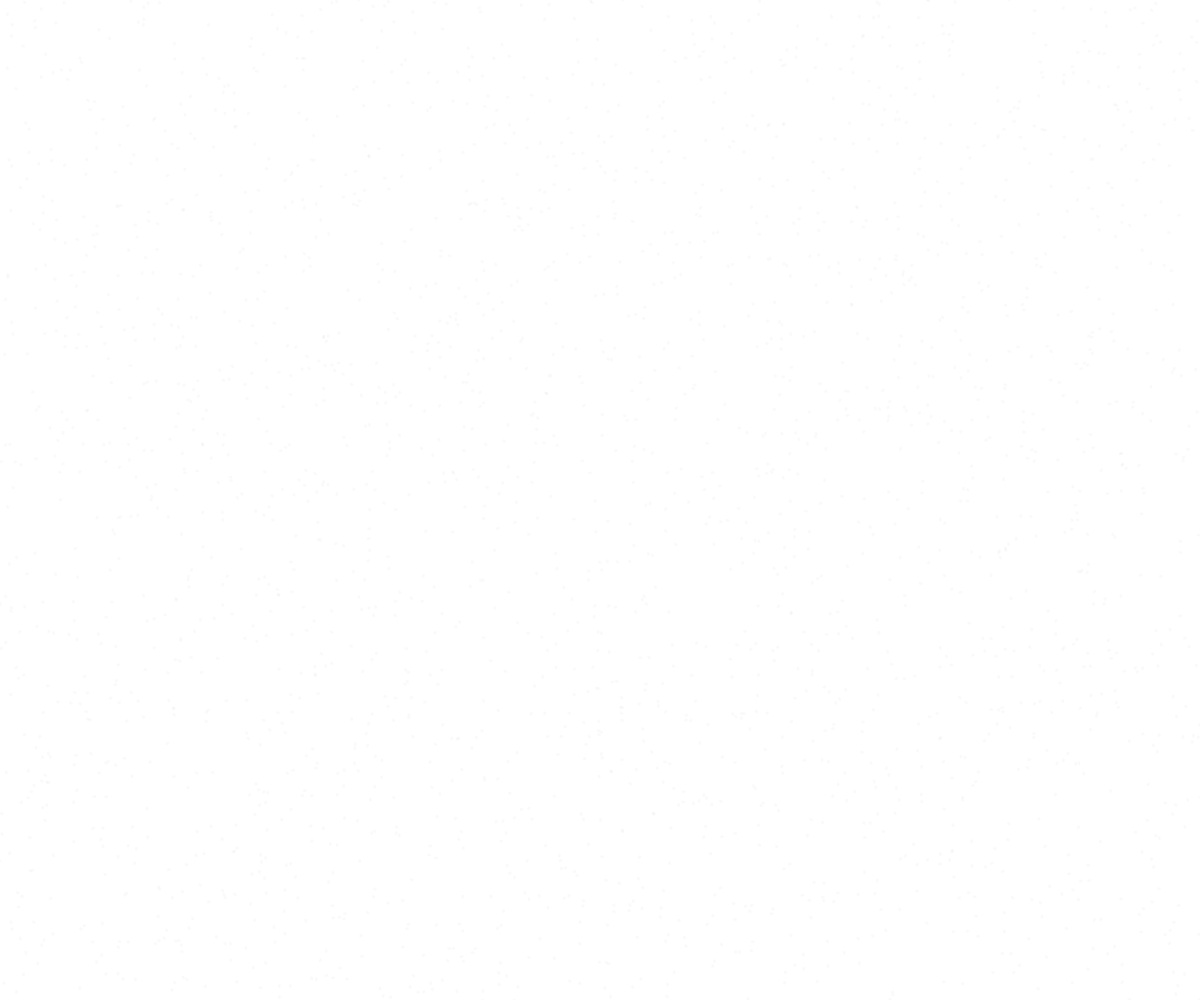
Frame 1 (no input)
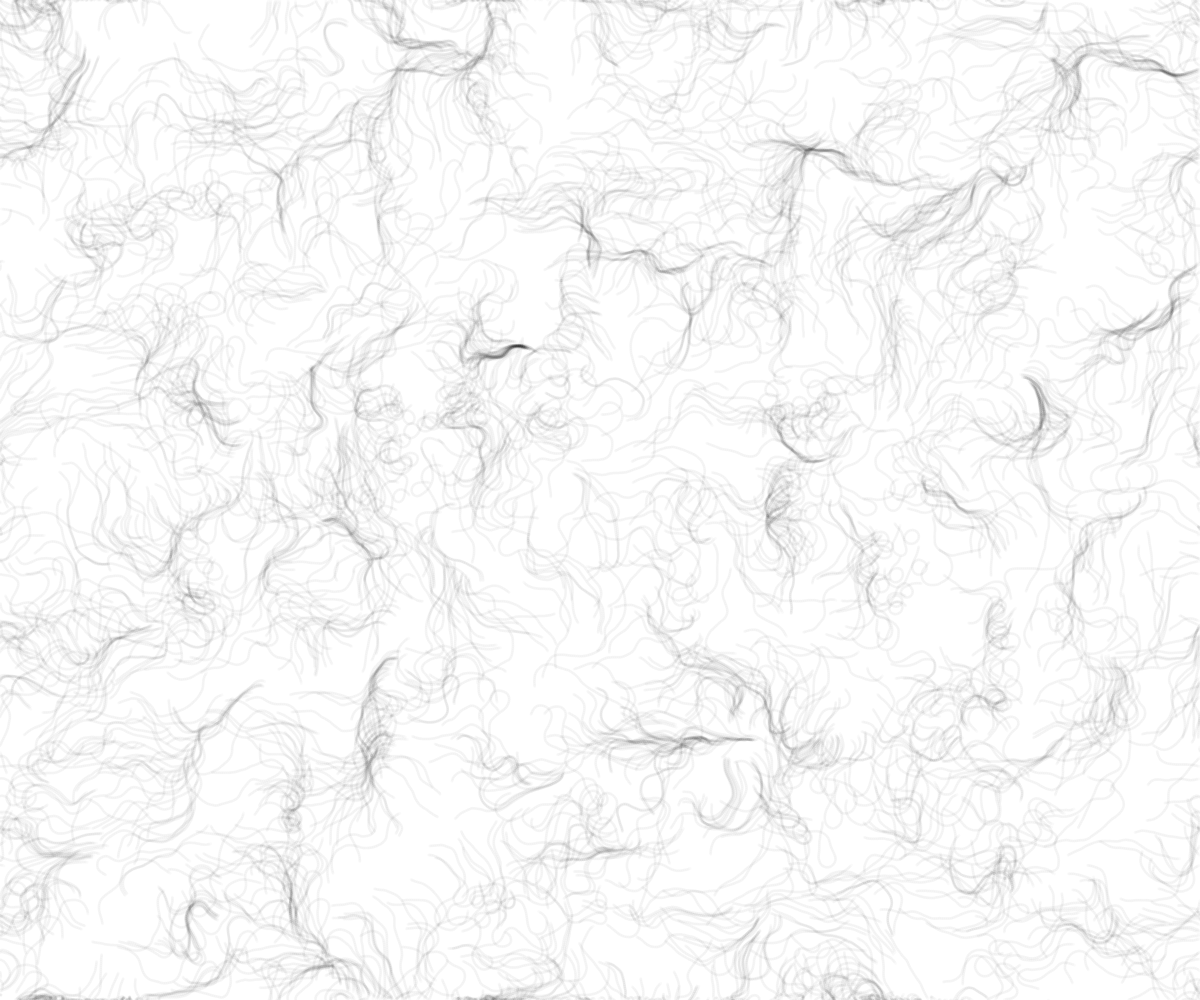
Frame 60 (no input)
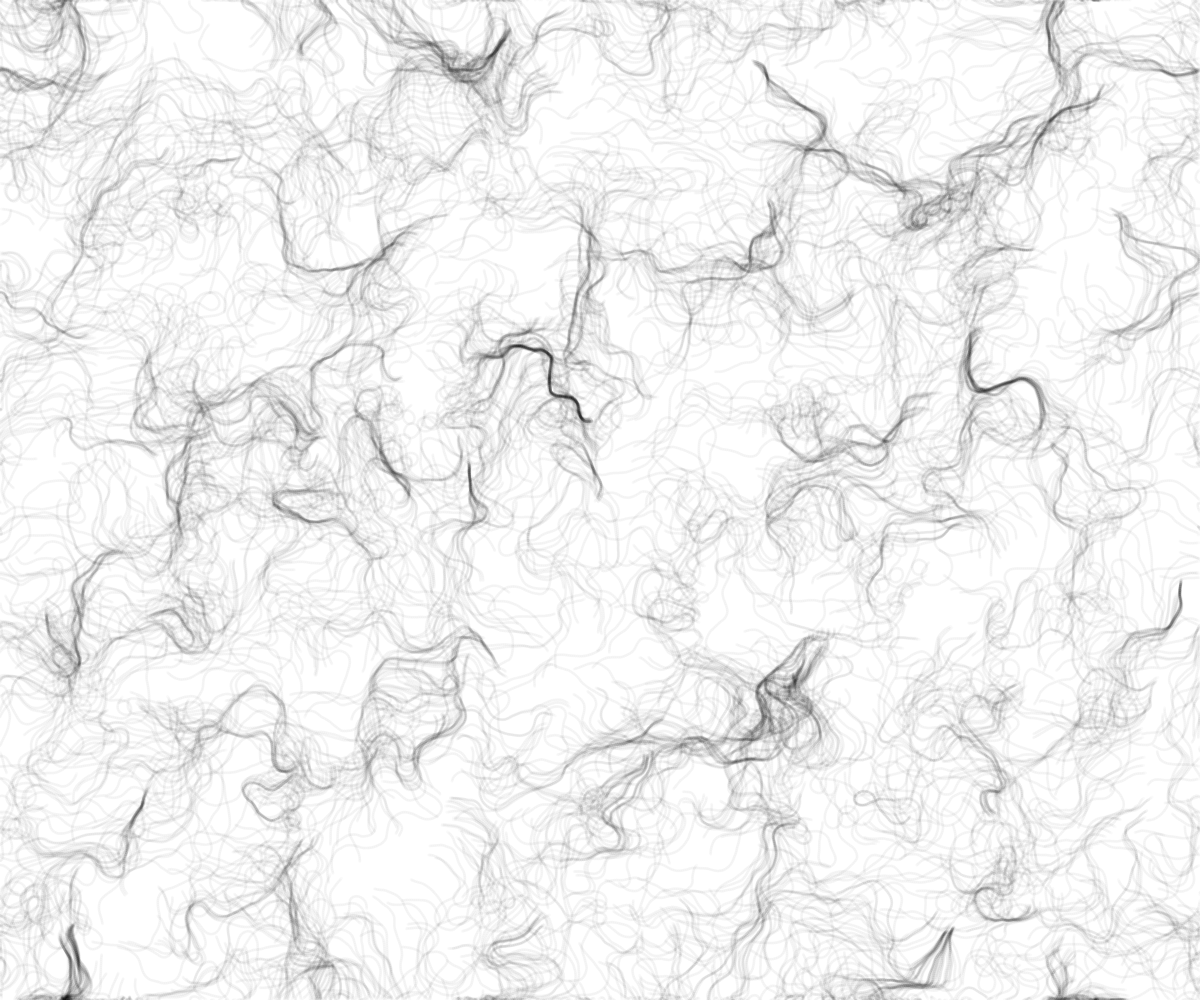
Frame 120 (the mouse pressed at the canvas centre since frame 60)

The p5.js sketch that drew these frames (run headless with seeded random() and noise() and a simulated clock; from frame 60 on, the mouse is pressed at the canvas centre):

// p5.js sketch
// ── sketch.js
function Particle() {
  this.pos = createVector(random(width), random(height));
  this.vel = createVector(0, 0);
  this.acc = createVector(0, 0);
  this.maxspeed = 2;
  
  this.prevPos = this.pos.copy();
  
  this.update = function() {
    this.vel.add(this.acc);
    this.vel.limit(this.maxspeed);
    this.pos.add(this.vel);
    this.acc.mult(0);
  }
  
  this.follow = function(vectors) {
    var x = floor(this.pos.x / scl);
    var y = floor(this.pos.y / scl);
    var index = x + y * cols;
    var force = vectors[index];
    this.applyForce(force);
  }
  
  this.applyForce = function(force) {
    this.acc.add(force);
  }
  
  this.show = function() {
	stroke(3, 5);
    strokeWeight(3);
    line(this.pos.x, this.pos.y, this.prevPos.x, this.prevPos.y);
    this.updatePrev();
  }
  
  this.updatePrev = function() {
    this.prevPos.x = this.pos.x;
    this.prevPos.y = this.pos.y;
  }
  this.edges = function() {
    if (this.pos.x > width) {
      this.pos.x = 0;
      this.updatePrev();
    }
    if (this.pos.x < 0) {
      this.pos.x = width;
      this.updatePrev();
    }
    if (this.pos.y > height) {
      this.pos.y = 0;
      this.updatePrev();
    }
    if (this.pos.y < 0) {
      this.pos.y = height;
      this.updatePrev();
    }
  }
  
}

let inc = 0.1;
let scl = 10;
let cols, rows;

let zoff = 0;

let fr;

let particles = [];

let flowfield;

function setup() {
  createCanvas(windowWidth, windowHeight);
  cols = floor(width/scl);
  rows = floor(height/scl);
  fr = createP('');
  
  flowfield = new Array(cols * rows);
  
  for (let i = 0; i < 2500; i++) {
  	particles[i] = new Particle();
  }
  background(255);
} 


function draw() {
  let yoff = 0;
  for (let y = 0; y < rows; y++) {
    let xoff = 0;
  	for (let x = 0; x < cols; x++) {
      let index = x + y * cols;
      let angle = noise(xoff, yoff, zoff) * TWO_PI * 2;
      let v = p5.Vector.fromAngle(angle);
      v.setMag(1);
      flowfield[index] = v;
      xoff += inc;
      stroke(0, 50);
  	}
    yoff += inc;
    
    zoff += 0.0003;
  }
  
  for (let i = 0; i < particles.length; i++) {
    particles[i].follow(flowfield);
  	particles[i].update();
    particles[i].edges();
  	particles[i].show();
  }
}
